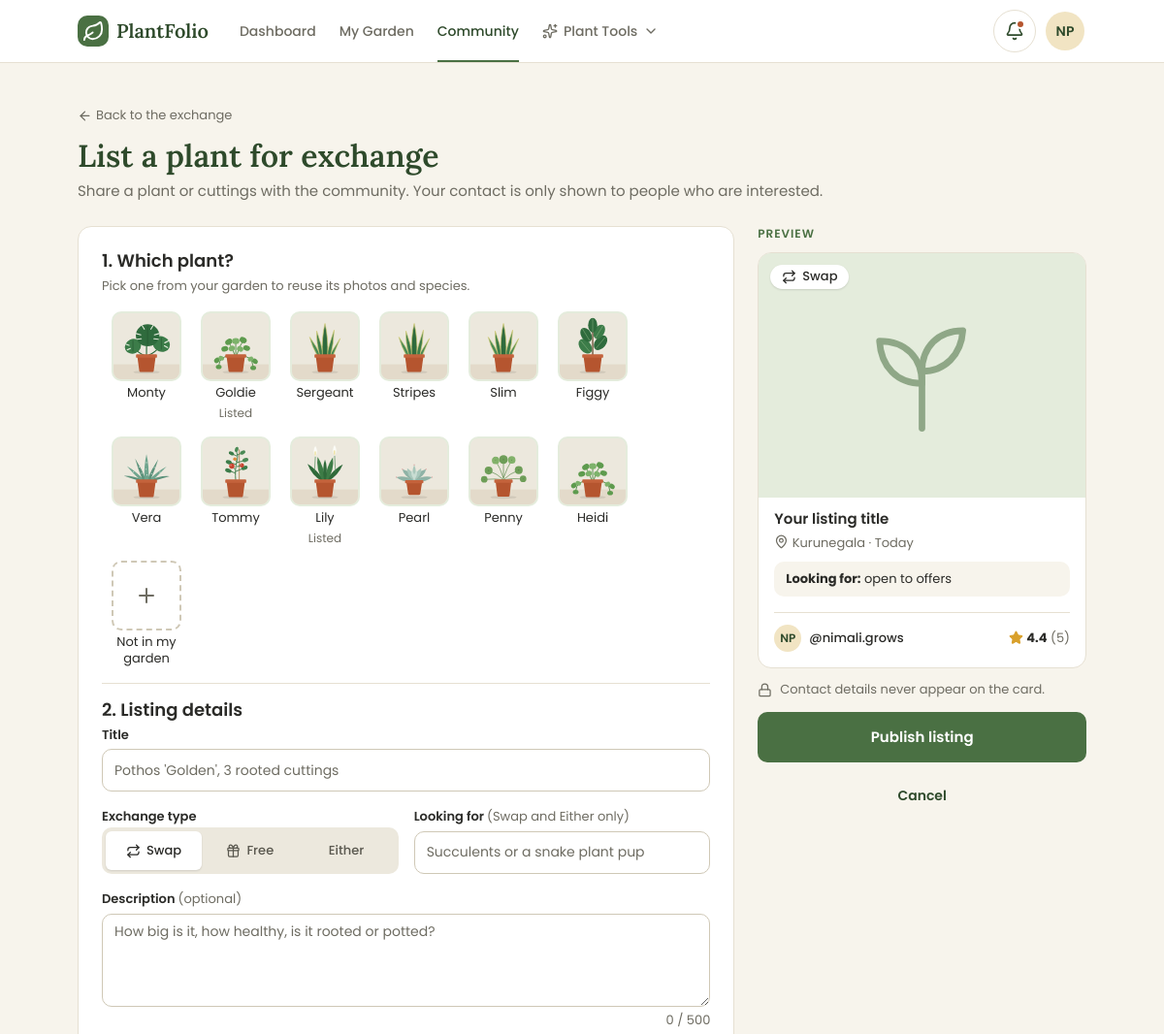
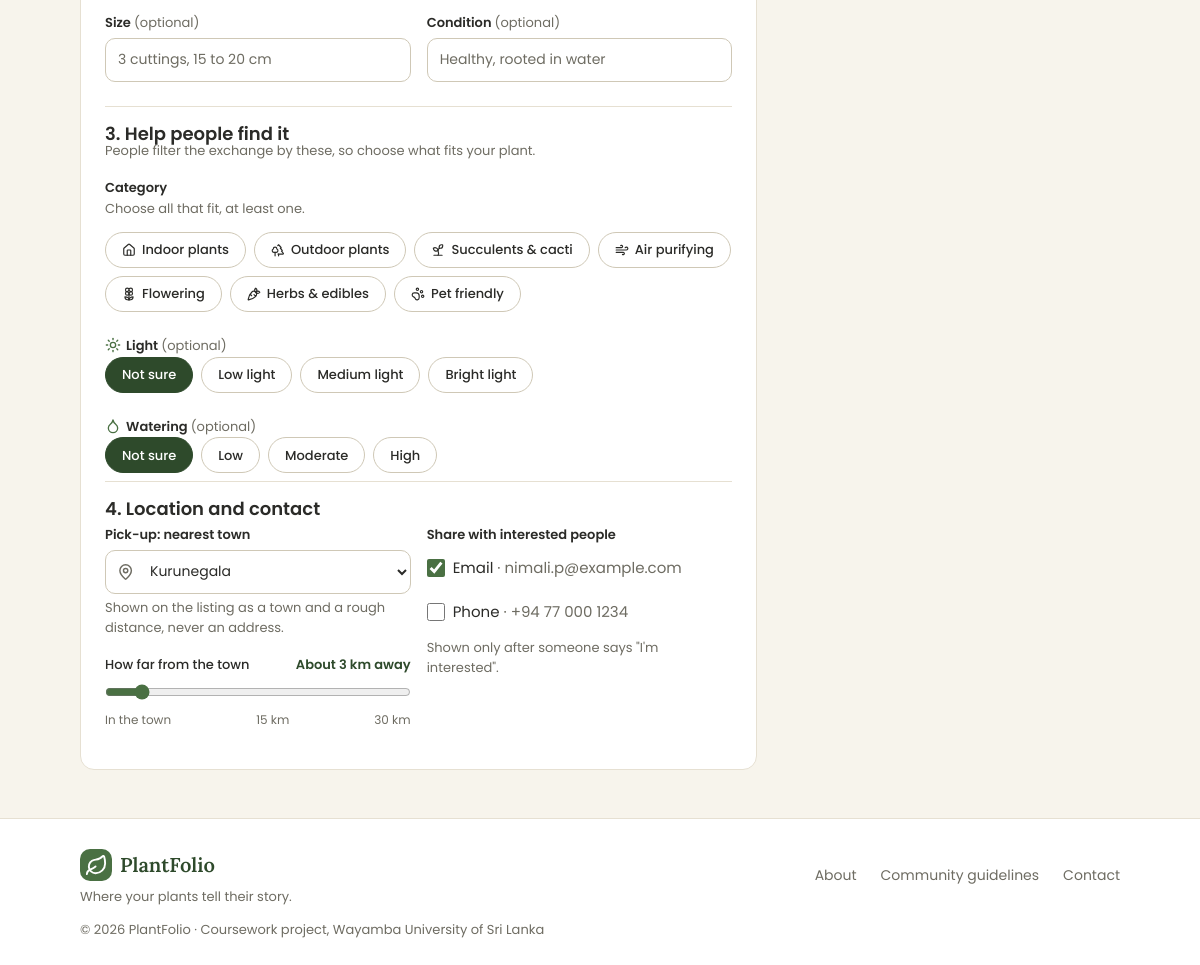
The app's page /public/listing-form.php (signed in) with its own data (2 pictures, top to bottom).
### tables this page shows
CREATE TABLE users (
    id                  INT UNSIGNED     NOT NULL AUTO_INCREMENT,
    username            VARCHAR(30)      NOT NULL,
    full_name           VARCHAR(100)     NOT NULL,
    email               VARCHAR(255)     NOT NULL,
    phone               VARCHAR(20)      NULL DEFAULT NULL,
    password_hash       VARCHAR(255)     NOT NULL,
    bio                 VARCHAR(500)     NULL DEFAULT NULL,
    town_id             INT UNSIGNED     NULL DEFAULT NULL,
    km_from_town        TINYINT UNSIGNED NULL DEFAULT NULL,
    avatar              VARCHAR(255)     NULL DEFAULT NULL,
    new_plants_public   TINYINT(1)       NOT NULL DEFAULT 1,
    dashboard_reminders TINYINT(1)       NOT NULL DEFAULT 1,
    email_reminders     TINYINT(1)       NOT NULL DEFAULT 0,
    failed_logins       TINYINT UNSIGNED NOT NULL DEFAULT 0,
    locked_until        DATETIME         NULL DEFAULT NULL,
    created_at          DATETIME         NOT NULL DEFAULT CURRENT_TIMESTAMP,
    PRIMARY KEY (id),
    UNIQUE KEY uq_users_username (username),
    UNIQUE KEY uq_users_email (email),
    KEY idx_users_town (town_id),
    CONSTRAINT chk_users_km CHECK (km_from_town BETWEEN 0 AND 30),
     
    CONSTRAINT fk_users_town FOREIGN KEY (town_id) REFERENCES towns (id) ON DELETE RESTRICT
);

CREATE TABLE plants (
    id             INT UNSIGNED NOT NULL AUTO_INCREMENT,
    user_id        INT UNSIGNED NOT NULL,
    collection_id  INT UNSIGNED NULL DEFAULT NULL,
    species_id     INT UNSIGNED NULL DEFAULT NULL,
    custom_species VARCHAR(150) NULL DEFAULT NULL,    
    nickname       VARCHAR(60)  NOT NULL,
    photo          VARCHAR(255) NULL DEFAULT NULL,
    acquired_on    DATE         NULL DEFAULT NULL,
    health_status  ENUM('thriving','stable','needs_attention','sick') NOT NULL DEFAULT 'stable',
    is_public      TINYINT(1)   NOT NULL DEFAULT 1,
    created_at     DATETIME     NOT NULL DEFAULT CURRENT_TIMESTAMP,
    PRIMARY KEY (id),
    KEY idx_plants_user (user_id),
    KEY idx_plants_collection (collection_id),
    KEY idx_plants_species (species_id),
    KEY idx_plants_health (health_status),
    KEY idx_plants_public (is_public),
    CONSTRAINT fk_plants_user       FOREIGN KEY (user_id)       REFERENCES users (id)         ON DELETE CASCADE,
     
    CONSTRAINT fk_plants_collection FOREIGN KEY (collection_id) REFERENCES collections (id)   ON DELETE SET NULL,
    CONSTRAINT fk_plants_species    FOREIGN KEY (species_id)    REFERENCES plant_species (id) ON DELETE SET NULL
);

CREATE TABLE exchange_listings (
    id              INT UNSIGNED     NOT NULL AUTO_INCREMENT,
    user_id         INT UNSIGNED     NOT NULL,
    plant_id        INT UNSIGNED     NULL DEFAULT NULL,
    species_id      INT UNSIGNED     NULL DEFAULT NULL,
    title           VARCHAR(100)     NOT NULL,
    description     TEXT             NULL,
    type            ENUM('swap','free','either') NOT NULL DEFAULT 'swap',
    looking_for     VARCHAR(150)     NULL DEFAULT NULL,
    town_id         INT UNSIGNED     NOT NULL,
    km_from_town    TINYINT UNSIGNED NOT NULL DEFAULT 0,
    size            VARCHAR(60)      NULL DEFAULT NULL,
    plant_condition VARCHAR(100)     NULL DEFAULT NULL,    
    light_level     ENUM('low','medium','bright') NULL DEFAULT NULL,       
    water_need      ENUM('low','moderate','high') NULL DEFAULT NULL,       
    photo           VARCHAR(255)     NOT NULL,
    share_email     TINYINT(1)       NOT NULL DEFAULT 1,
    share_phone     TINYINT(1)       NOT NULL DEFAULT 0,
    status          ENUM('open','closed') NOT NULL DEFAULT 'open',
    exchanged_with  INT UNSIGNED     NULL DEFAULT NULL,
    exchanged_at    DATETIME         NULL DEFAULT NULL,
    created_at      DATETIME         NOT NULL DEFAULT CURRENT_TIMESTAMP,
    PRIMARY KEY (id),
    KEY idx_listings_user (user_id),
    KEY idx_listings_plant (plant_id),
    KEY idx_listings_species (species_id),
    KEY idx_listings_town (town_id),
    KEY idx_listings_exchanged_with (exchanged_with),
     
    KEY idx_listings_status_created (status, created_at),
    CONSTRAINT chk_listings_km CHECK (km_from_town BETWEEN 0 AND 30),
    CONSTRAINT fk_listings_user           FOREIGN KEY (user_id)        REFERENCES users (id)         ON DELETE CASCADE,
     
    CONSTRAINT fk_listings_plant          FOREIGN KEY (plant_id)       REFERENCES plants (id)        ON DELETE SET NULL,
    CONSTRAINT fk_listings_species        FOREIGN KEY (species_id)     REFERENCES plant_species (id) ON DELETE SET NULL,
    CONSTRAINT fk_listings_town           FOREIGN KEY (town_id)        REFERENCES towns (id)         ON DELETE RESTRICT,
    CONSTRAINT fk_listings_exchanged_with FOREIGN KEY (exchanged_with) REFERENCES users (id)         ON DELETE SET NULL
);

CREATE TABLE towns (
    id        INT UNSIGNED  NOT NULL AUTO_INCREMENT,
    name      VARCHAR(100)  NOT NULL,
    latitude  DECIMAL(9,6)  NOT NULL,
    longitude DECIMAL(9,6)  NOT NULL,
    PRIMARY KEY (id),
    UNIQUE KEY uq_towns_name (name)
);

### public/listing-form.php (the view, shortened to what the rows shown need)
<?php
require_once __DIR__ . '/../includes/helpers.php';
require_once __DIR__ . '/../includes/mock-data.php';
$listing  = null;
        ?>
        <?php
$is_edit = $listing !== null;
$my_plants   = array_column($mock_plants, null, 'id');
$choice = null;
$plant = is_int($choice) ? $my_plants[$choice] : null;
$listed_ids = [];
foreach ($mock_listings as $row) {
    if ($row['user_id'] === $current_user['id'] && $row['status'] === 'open' && $row['plant_id'] !== null
        && (!$is_edit || $row['id'] !== $listing['id'])) {
        $listed_ids[] = $row['plant_id'];
    }
}
$form_url = fn (array $params) => query_url('listing-form.php', array_merge($is_edit ? ['id' => $listing['id']] : [], $params));
$pick_url = fn ($value) => $form_url(['plant' => $value]) . '#which-plant';
$types       = ['swap' => 'Swap', 'free' => 'Free', 'either' => 'Either'];
$has_phone   = !empty($current_user['phone']);
$values = [
    'title'           => '',
    'type'            => 'swap',
    'looking_for'     => '',
    'description'     => '',
    'species'         => '',
    'size'            => '',
    'plant_condition' => '',
    'location'        => $current_user['location'],
    'km_from_town'    => $current_user['km_from_town'] ?? 0,
    'share_email'     => 1,
    'share_phone'     => 0,
    'categories'      => [],
    'light_level'     => '',
    'water_need'      => '',
];
$errors = [];
if ($plant) {
    $preview_photo = ($is_edit && $listing['plant_id'] === $plant['id']) ? $listing['photo'] : $plant['photo'];
} elseif ($is_edit && $listing['plant_id'] === null) {
    $preview_photo = $listing['photo'];
} else {
    $preview_photo = null;
}
$preview_type = array_key_exists($values['type'], $types) ? $values['type'] : 'swap';
$preview = [
    'id'             => $is_edit ? $listing['id'] : 0,
    'type'           => $preview_type,
    'title'          => $values['title'] !== '' ? $values['title'] : 'Your listing title',
    'photo'          => $preview_photo,
    'location'       => $values['location'] !== '' ? $values['location'] : $current_user['location'],
    'distance_km'    => null,
    'created_at'     => $is_edit ? $listing['created_at'] : date('Y-m-d H:i:s'),
    'looking_for'    => $preview_type === 'free' ? 'nothing, free to a good home' : ($values['looking_for'] !== '' ? $values['looking_for'] : 'open to offers'),
    'interest_count' => $is_edit ? $listing['interest_count'] : 0,
    'username'       => $current_user['username'],
    'full_name'      => $current_user['full_name'],
    'avatar'         => $current_user['avatar'],
    'rating_avg'     => $current_user['rating_avg'],
    'rating_count'   => $current_user['rating_count'],
];
$form_action = url('listing-form.php' . ($is_edit ? '?id=' . $listing['id'] : ''));
include __DIR__ . '/../includes/header.php';
?>
<div class="container page">
  <h1 class="form-title"><?= $is_edit ? 'Edit listing' : 'List a plant for exchange' ?></h1>
  <form class="listing-form" method="post" action="<?= e($form_action) ?>" enctype="multipart/form-data">
    <div class="listing-form-grid">
      <div class="form-card listing-form-main">
        <section id="which-plant" aria-labelledby="which-plant-title">
          <h2 class="form-card-title listing-step" id="which-plant-title">1. Which plant?</h2>
          <ul class="pick-list">
            <?php foreach ($my_plants as $option): ?>
              <?php $is_chosen = $choice === $option['id']; ?>
              <li>
                <a class="pick-tile" href="<?= e($pick_url($option['id'])) ?>"<?= $is_chosen ? ' aria-current="true"' : '' ?>>
                  <span class="pick-photo">
                    <img src="<?= e(photo_url($option['photo'])) ?>" alt="" loading="lazy">
                  </span>
                  <span class="pick-name"><?= e($option['nickname']) ?></span>
                  <?php if (in_array($option['id'], $listed_ids, true)): ?>
                    <span class="pick-note">Listed</span>
                  <?php endif; ?>
                </a>
              </li>
            <?php endforeach; ?>
          </ul>
        </section>
        <section class="form-section" aria-labelledby="details-title">
          <h2 class="form-card-title listing-step" id="details-title">2. Listing details</h2>
        </section>
        <section class="form-section" aria-labelledby="find-title">
          <h2 class="form-card-title listing-step" id="find-title">3. Help people find it</h2>
        </section>
        <section class="form-section" aria-labelledby="contact-title">
          <h2 class="form-card-title listing-step" id="contact-title">4. Location and contact</h2>
          <div class="field-row">
            <fieldset class="field form-fieldset" aria-describedby="share-hint<?= isset($errors['share']) ? ' share-error' : '' ?>">
              <div class="share-options">
                <label class="check">
                  <span>Email <span class="share-value">· <?= e($current_user['email']) ?></span></span>
                </label>
                <?php if ($has_phone): ?>
                  <label class="check">
                    <input type="checkbox" name="share_phone" value="1"<?= $values['share_phone'] ? ' checked' : '' ?>>
                    <span>Phone <span class="share-value">· <?= e($current_user['phone']) ?></span></span>
                  </label>
                <?php endif; ?>
              </div>
            </fieldset>
          </div>
        </section>
      </div>
      <aside class="listing-form-side" aria-labelledby="preview-title">
        <h2 class="label listing-preview-label" id="preview-title">Preview</h2>
        <?php partial('listing-card', ['listing' => $preview, 'preview' => true]); ?>
      </aside>
    </div>
  </form>
</div>
<?php include __DIR__ . '/../includes/footer.php'; ?>

### partials/avatar.php
<?php
$avatar_class = 'avatar' . (isset($size) ? ' avatar-' . $size : '');
?>
<?php if (!empty($member['avatar'])): ?>
  <img class="<?= e($avatar_class) ?>" src="<?= e(photo_url($member['avatar'])) ?>" alt="">
<?php else: ?>
  <span class="<?= e($avatar_class) ?> avatar-tint-<?= e(avatar_tint($member['username'])) ?>" aria-hidden="true"><?= e(initials($member['full_name'])) ?></span>
<?php endif; ?>

### partials/listing-card.php (shortened to what the rows shown need)
<?php
$type       = listing_type($listing['type']);
$is_preview = !empty($preview);
?>
<article class="card listing-card">
  <div class="card-media">
    <img src="<?= e(photo_url($listing['photo'])) ?>" alt="Photo of <?= e($listing['title']) ?>" loading="lazy">
    <span class="badge badge-type-<?= e($listing['type']) ?>"><?= icon($type['icon']) ?> <?= e($type['label']) ?></span>
  </div>
  <div class="card-body">
    <h3 class="listing-card-title">
      <?php if ($is_preview): ?>
        <?= e($listing['title']) ?>
      <?php else: ?>
        <a class="card-link" href="<?= e(url('listing.php?id=' . $listing['id'])) ?>"><?= e($listing['title']) ?></a>
      <?php endif; ?>
    </h3>
    <p class="listing-card-place">
      <?= icon('map-pin') ?>
      <?= e($listing['location']) ?>
      · <?= e(time_ago($listing['created_at'])) ?>
    </p>
    <p class="listing-card-wants"><strong>Looking for:</strong> <?= e(listing_wants($listing)) ?></p>
    <div class="listing-card-owner">
      <span class="listing-card-username">@<?= e($listing['username']) ?></span>
    </div>
  </div>
</article>

### records on screen
users: full_name "NP NP", email "nimali.p@example.com", phone "+94 77 000 1234", username "nimali.grows"
plants: photo (picture), nickname "Monty"
plants: photo (picture), nickname "Goldie", shows "Listed"
plants: photo (picture), nickname "Sergeant"
plants: photo (picture), nickname "Stripes"
plants: photo (picture), nickname "Slim"
plants: photo (picture), nickname "Figgy"
plants: photo (picture), nickname "Vera"
plants: photo (picture), nickname "Tommy"
plants: photo (picture), nickname "Lily", shows "Listed"
plants: photo (picture), nickname "Pearl"
plants: photo (picture), nickname "Penny"
plants: photo (picture), nickname "Heidi"
exchange_listings: type "Swap"
towns: name "Kurunegala"

### other values on screen
$link['label'] "Dashboard"
$link['label'] "My Garden"
$link['label'] "Community"
$label "Swap"
$label "Free"
$label "Either"
mb_strlen($values['description']) "0"
$text_limit "500"
$option['label'] "Indoor plants"
$option['label'] "Outdoor plants"
$option['label'] "Succulents & cacti"
$option['label'] "Air purifying"
$option['label'] "Flowering"
$option['label'] "Herbs & edibles"
$option['label'] "Pet friendly"
